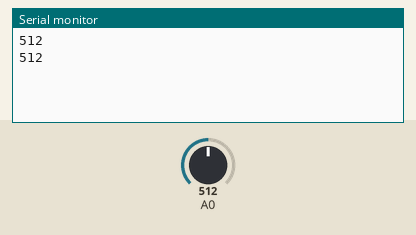
Bench run of a sketch on a simulated Arduino Uno, built with avr-gcc and run on an emulated ATmega328P. Shown: the last lines printed to the serial monitor. The test bench sets the inputs (shaded band); at power-on: A0 = 512.

Above: at 1.8 s.
1.9 s: A0 set to 716
At 2.4 s:
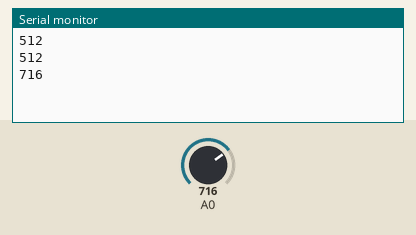
3.4 s: A0 set to 900
At 4.8 s:
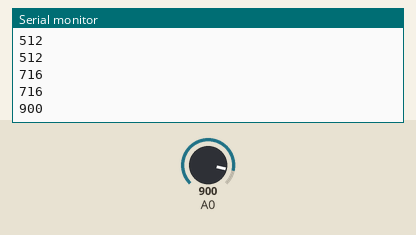
Timing chart, 0 to 6.4 s (numbered marks = the images above; inputs shaded):
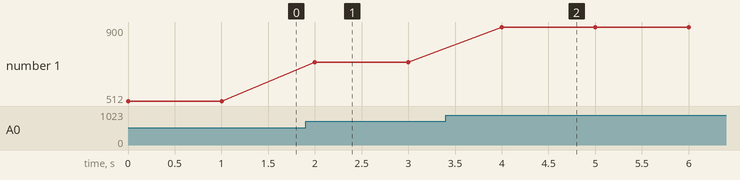

The sketch:

arduino_analog_read.ino
```cpp
// the setup routine runs once when you press reset:
void setup() {
  // initialize serial communication at 9600 bits per second:
  Serial.begin(9600);
}

// the loop routine runs over and over again forever:
void loop() {
  // read the input on analog pin 0:
  int sensorValue = analogRead(A0);
  // send value to raspberry if it's over 10
  if (sensorValue > 10 ) {
      Serial.println(sensorValue);
  }
  delay(1000);        // delay in between reads for stability
}
```

Measured:
- after the input at 1.9 s, the serial monitor: prints a new line after 0.10 s (image 1)
- after the input at 3.4 s, the serial monitor: prints a new line after 0.60 s (image 2)
- plotted number 1: 512 → 716 after the input at 1.9 s, 716 → 900 after the input at 3.4 s
